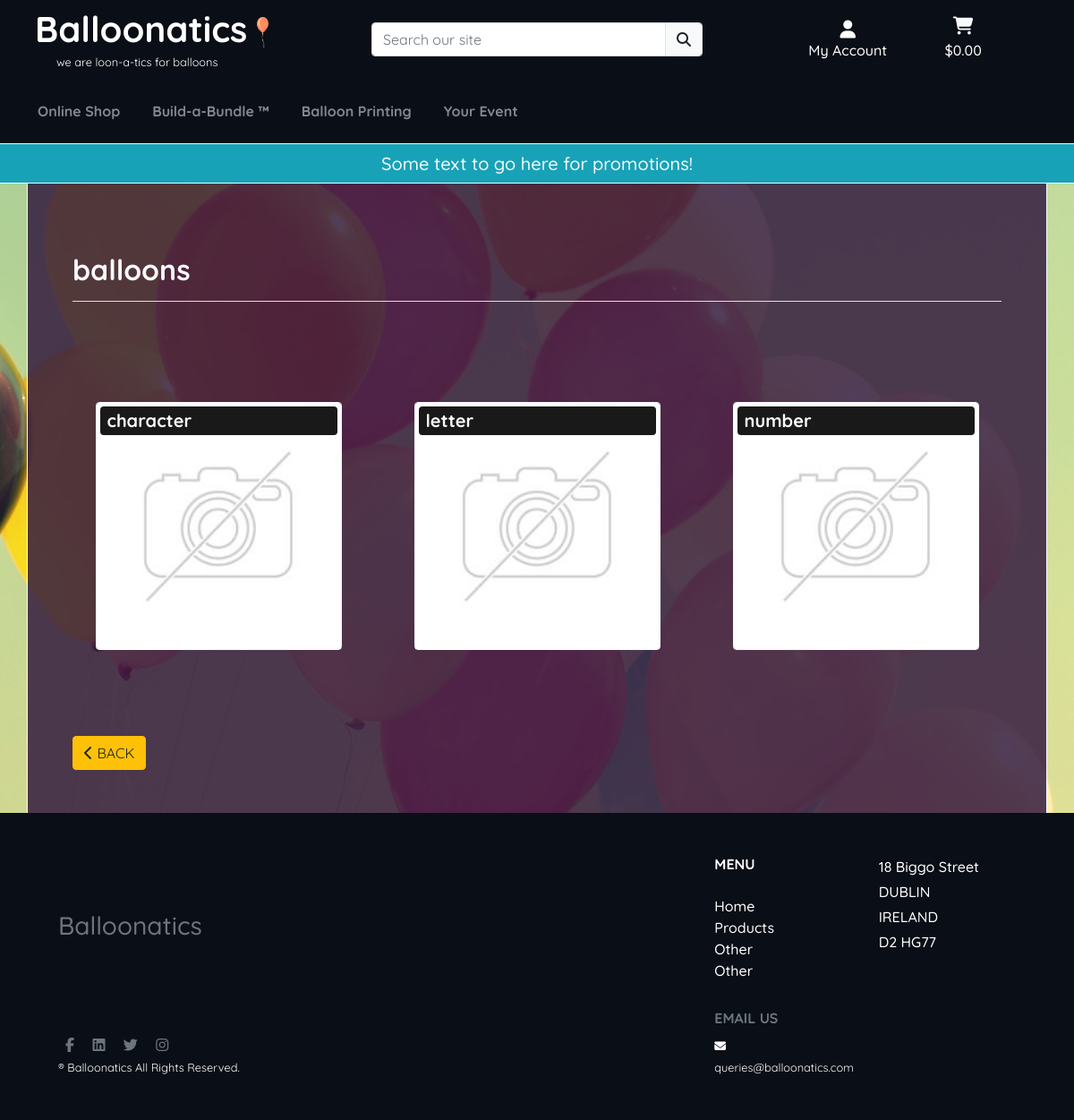
Page /products/sub_categories/?category=balloons on the committed database.
### products/models.py (models this page shows, shortened)
class Sub_Category(models.Model):
    class Meta:
        verbose_name_plural = 'Sub_Categories'
    name = models.CharField(max_length=254)
    display_name = models.CharField(max_length=254, null=True, blank=True)
    image = models.ImageField(null=True, blank=True)

### products/views.py (the view)
# urls.py: path('sub_categories/', views.sub_categories, name='sub_categories'),
def sub_categories(request):
    sub_categories = Sub_Category.objects.all()
    if 'category' in request.GET:
        category = request.GET['category']
        matching_sub_categories = Product.objects.filter(category__name=category).distinct().values('sub_category')
        sub_category_pks = []
        for sc in matching_sub_categories:
            for v in sc.values():
                sub_category_pks.append(v)
        sub_categories = Sub_Category.objects.filter(id__in=sub_category_pks)
    context = {
        "sub_categories": sub_categories,
        'category': category
    }
    return render(request, 'products/sub_categories.html', context)

### cart/contexts.py (called while the page is built, shortened)
def cart_contents(request):
    cart_items = []
    total = 0
    product_count = 0
    delivery = 0.00
    cart = request.session.get('cart', {'products':{},'bundles':{},'custom_prints':{}})
    if total > 0:
        delivery = round((total * Decimal(
            settings.DELIVERY_SURCHARGE)), 2)
    grand_total = Decimal(total) + Decimal(delivery)
    context = {
        'cart_items': cart_items,
        'total': total,
        'grand_total': grand_total,
        'product_count': product_count,
        'delivery': delivery,
    }
    return context

### home/contexts.py (called while the page is built)
def menu_context(request):
    categories = Category.objects.exclude(
        name='custom')
    menu_context = {}
    for c in categories:
        sub_category_pks = []
        matching_sub_categories = Product.objects.filter(
            category__name=c.name).exclude(
                category__name='custom').distinct().values('sub_category')
        for msc in matching_sub_categories:
            for v in msc.values():
                sub_category_pks.append(v)
        sub_categories_q = list(Sub_Category.objects.filter(
            id__in=sub_category_pks).exclude(
                name='custom').values('name'))
        sub_categories = []
        for sc in sub_categories_q:
            for v in sc.values():
                sub_categories.append(v)
        menu_context[c.name] = sub_categories
    return {
            'menu_context': menu_context
        }

def configure_toasts(request):
    if 'toast_autohide' in request.POST:
        toast_autohide = request.POST['toast_autohide']
    else:
        toast_autohide = settings.TOAST_AUTOHIDE
    if 'toast_delay' in request.POST:
        toast_delay = request.POST['toast_delay']
    else:
        toast_delay = settings.TOAST_DELAY
    return {
        'toast_delay': toast_delay,
        'toast_autohide': toast_autohide
    }

### products/templates/products/sub_categories.html
{% extends 'base.html' %}
{% load static %}
{% block content %}
    <div class="container bg-container-dark text-light">
        <div class="row">
            <div class="col text-center text-lg-left my-5">
                <h2><strong>{{ category }}</strong></h2>
                <hr class="bg-light">
            </div>
        </div>
        <div class="row">
                {% for sub_category in sub_categories %}
                    {% include './includes/card.html' with result=sub_category cntxt='sub_categories' %}
                {% endfor %}
        </div>
        <div class="row mt-5">
            <div class="col-12">
                <a href="{% url 'categories' %}" class="btn btn-warning text-uppercase mb-5"><i class="fas fa-chevron-left"></i> back</a>
            </div>
        </div>
    </div>
{% endblock %}

### products/templates/products/includes/card.html (shortened to what this page needs)
<div class="col-12 col-md-6 col-lg-4">
    <div class="card bg-dark text-light product-card border border-light my-2 my-lg-5">
        <a href="{% if cntxt == 'categories' %}{% url 'sub_categories' %}?category={{ result.name }}{% elif cntxt == 'sub_categories' %}{% url 'products' %}?sub_category={{ result.name }}{% else %}{% url 'product_detail' result.id %}{% endif %}" class="text-dark">
            {% if result.image %}
                <img src="{{ result.image.url }}" class="card-img-top img-fluid" alt="{{ result.name }}">
            {% else %}
                <img src="{{MEDIA_URL}}noimage.png" class="card-img-top img-fluid" alt="{{ result.name }}">
            {% endif %}
            <div class="card-img-overlay">
                <div style="background-color: rgba(0, 0, 0, 0.9)" class="pl-2 py-1 rounded-3">
                    <h5 class="card-title mb-0 text-light"><strong>{{ result.name }}</strong></h5>
                </div>
            </div>
        </a>
    </div>
</div>

### static/css/style.css (style rules this page uses)
html { height: 100%; }
body { background: url('/media/balloons-bg.jpg') no-repeat center center fixed; background-size: cover; height: calc(100vh - 164px); color: #fff; font-family: 'Quicksand', sans-serif; font-weight: 500; z-index: -10; min-height: 90vh; }
.bg-container-dark { background-color: rgba(52,28,64,0.85); background-attachment: fixed; background-size: cover; height: 100%; width: 100%; z-index: -9; min-height: 90vh; border-left: 1pt solid #f8f9fa; border-right: 1pt solid #f8f9fa; margin-top: -50px; padding-top: 50px; padding-left: 50px; padding-right: 50px; }
.product-card { width: 275px; margin: 5px auto; }
a { color: inherit; }
img.card-img-top { height: 275px; width: 275px; }
.card-img-overlay { padding: 0.25rem; }
.rounded-3 { border-radius: 0.25rem; }

### rows in the picture
Sub_Category: name "character"
Sub_Category: name "letter"
Sub_Category: name "number"

### other values in the picture
{{ category }} "balloons"
